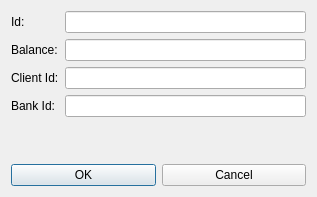
<?xml version="1.0" encoding="UTF-8"?>
<ui version="4.0">
 <class>account_dialog</class>
 <widget class="QDialog" name="account_dialog">
  <property name="geometry">
   <rect>
    <x>0</x>
    <y>0</y>
    <width>317</width>
    <height>197</height>
   </rect>
  </property>
  <property name="windowTitle">
   <string>account_dialog</string>
  </property>
  <layout class="QGridLayout" name="gridLayout">
   <item row="0" column="0">
    <layout class="QVBoxLayout" name="verticalLayout">
     <item>
      <layout class="QFormLayout" name="formLayout">
       <item row="0" column="0">
        <widget class="QLabel" name="label">
         <property name="text">
          <string>Id:</string>
         </property>
        </widget>
       </item>
       <item row="0" column="1">
        <widget class="QLineEdit" name="id_edit"/>
       </item>
       <item row="1" column="0">
        <widget class="QLabel" name="label_2">
         <property name="text">
          <string>Balance:</string>
         </property>
        </widget>
       </item>
       <item row="1" column="1">
        <widget class="QLineEdit" name="balance_edit"/>
       </item>
       <item row="2" column="0">
        <widget class="QLabel" name="label_3">
         <property name="text">
          <string>Client Id:</string>
         </property>
        </widget>
       </item>
       <item row="2" column="1">
        <widget class="QLineEdit" name="client_id_edit"/>
       </item>
       <item row="3" column="0">
        <widget class="QLabel" name="label_4">
         <property name="text">
          <string>Bank Id:</string>
         </property>
        </widget>
       </item>
       <item row="3" column="1">
        <widget class="QLineEdit" name="bank_id_edit"/>
       </item>
      </layout>
     </item>
     <item>
      <layout class="QHBoxLayout" name="horizontalLayout">
       <item>
        <widget class="QPushButton" name="ok_button">
         <property name="text">
          <string>OK</string>
         </property>
        </widget>
       </item>
       <item>
        <widget class="QPushButton" name="cancel_button">
         <property name="text">
          <string>Cancel</string>
         </property>
        </widget>
       </item>
      </layout>
     </item>
    </layout>
   </item>
  </layout>
 </widget>
 <resources/>
 <connections/>
</ui>
